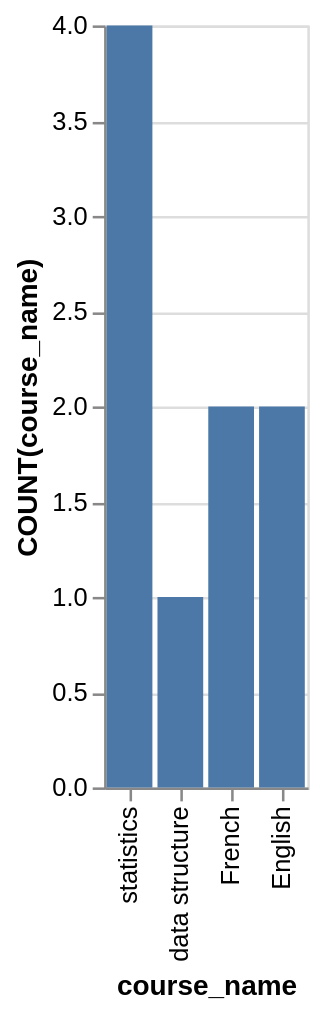

Vega-Lite specification for this chart:
### Vega-Lite specification from a JSON file in a GitHub repository (floating-point values rounded to 4 significant figures)
{"data": {"values": [{"x_data": "statistics", "y_data": 4}, {"x_data": "data structure", "y_data": 1}, {"x_data": "French", "y_data": 2}, {"x_data": "English", "y_data": 2}]}, "mark": "bar", "encoding": {"x": {"field": "x_data", "type": "nominal", "title": "course_name", "sort": "descending"}, "y": {"field": "y_data", "type": "quantitative", "title": "COUNT(course_name)"}}}
